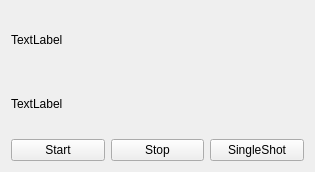
<?xml version="1.0" encoding="UTF-8"?>
<ui version="4.0">
 <class>Widget</class>
 <widget class="QWidget" name="Widget">
  <property name="geometry">
   <rect>
    <x>0</x>
    <y>0</y>
    <width>315</width>
    <height>172</height>
   </rect>
  </property>
  <property name="windowTitle">
   <string>Widget</string>
  </property>
  <layout class="QHBoxLayout" name="horizontalLayout_2">
   <item>
    <layout class="QVBoxLayout" name="verticalLayout">
     <item>
      <widget class="QLabel" name="lbSingleShot">
       <property name="text">
        <string>TextLabel</string>
       </property>
      </widget>
     </item>
     <item>
      <widget class="QLabel" name="lbTime">
       <property name="minimumSize">
        <size>
         <width>0</width>
         <height>0</height>
        </size>
       </property>
       <property name="text">
        <string>TextLabel</string>
       </property>
      </widget>
     </item>
     <item>
      <layout class="QHBoxLayout" name="horizontalLayout">
       <item>
        <widget class="QPushButton" name="pbtStart">
         <property name="text">
          <string>Start</string>
         </property>
        </widget>
       </item>
       <item>
        <widget class="QPushButton" name="pbtStop">
         <property name="text">
          <string>Stop</string>
         </property>
        </widget>
       </item>
       <item>
        <widget class="QPushButton" name="pbtSingleShot">
         <property name="text">
          <string>SingleShot</string>
         </property>
        </widget>
       </item>
      </layout>
     </item>
    </layout>
   </item>
  </layout>
 </widget>
 <resources/>
 <connections/>
</ui>
